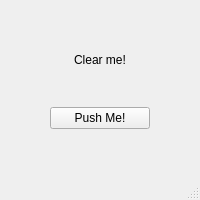
<?xml version="1.0" encoding="UTF-8"?>
<ui version="4.0">
 <class>LabelClear</class>
 <widget class="QMainWindow" name="LabelClear">
  <property name="geometry">
   <rect>
    <x>0</x>
    <y>0</y>
    <width>200</width>
    <height>200</height>
   </rect>
  </property>
  <property name="sizePolicy">
   <sizepolicy hsizetype="Fixed" vsizetype="Fixed">
    <horstretch>0</horstretch>
    <verstretch>0</verstretch>
   </sizepolicy>
  </property>
  <property name="minimumSize">
   <size>
    <width>200</width>
    <height>200</height>
   </size>
  </property>
  <property name="maximumSize">
   <size>
    <width>200</width>
    <height>200</height>
   </size>
  </property>
  <property name="windowTitle">
   <string>Label Clearer</string>
  </property>
  <widget class="QWidget" name="centralwidget">
   <layout class="QGridLayout" name="gridLayout">
    <item row="0" column="0">
     <layout class="QVBoxLayout" name="verticalLayout">
      <item>
       <layout class="QHBoxLayout" name="horizontalLayout_2">
        <property name="topMargin">
         <number>10</number>
        </property>
        <item>
         <widget class="QLabel" name="label">
          <property name="styleSheet">
           <string notr="true">font: 12pt &quot;Arial&quot;;</string>
          </property>
          <property name="text">
           <string>Clear me!</string>
          </property>
          <property name="alignment">
           <set>Qt::AlignCenter</set>
          </property>
         </widget>
        </item>
       </layout>
      </item>
      <item>
       <layout class="QHBoxLayout" name="horizontalLayout">
        <property name="topMargin">
         <number>0</number>
        </property>
        <item>
         <widget class="QPushButton" name="btn">
          <property name="minimumSize">
           <size>
            <width>100</width>
            <height>0</height>
           </size>
          </property>
          <property name="maximumSize">
           <size>
            <width>100</width>
            <height>16777215</height>
           </size>
          </property>
          <property name="styleSheet">
           <string notr="true">font: 12pt &quot;Arial&quot;;</string>
          </property>
          <property name="text">
           <string>Push Me!</string>
          </property>
         </widget>
        </item>
       </layout>
      </item>
      <item>
       <spacer name="verticalSpacer">
        <property name="orientation">
         <enum>Qt::Vertical</enum>
        </property>
        <property name="sizeType">
         <enum>QSizePolicy::Fixed</enum>
        </property>
        <property name="sizeHint" stdset="0">
         <size>
          <width>20</width>
          <height>40</height>
         </size>
        </property>
       </spacer>
      </item>
     </layout>
    </item>
   </layout>
  </widget>
  <widget class="QMenuBar" name="menubar">
   <property name="geometry">
    <rect>
     <x>0</x>
     <y>0</y>
     <width>200</width>
     <height>21</height>
    </rect>
   </property>
  </widget>
  <widget class="QStatusBar" name="statusbar"/>
 </widget>
 <resources/>
 <connections>
  <connection>
   <sender>btn</sender>
   <signal>clicked()</signal>
   <receiver>label</receiver>
   <slot>clear()</slot>
   <hints>
    <hint type="sourcelabel">
     <x>102</x>
     <y>102</y>
    </hint>
    <hint type="destinationlabel">
     <x>99</x>
     <y>62</y>
    </hint>
   </hints>
  </connection>
 </connections>
</ui>
